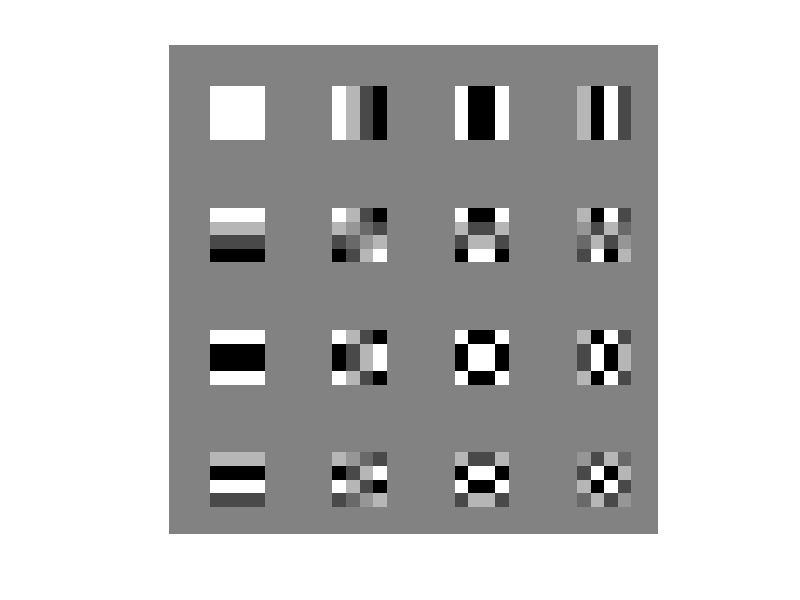
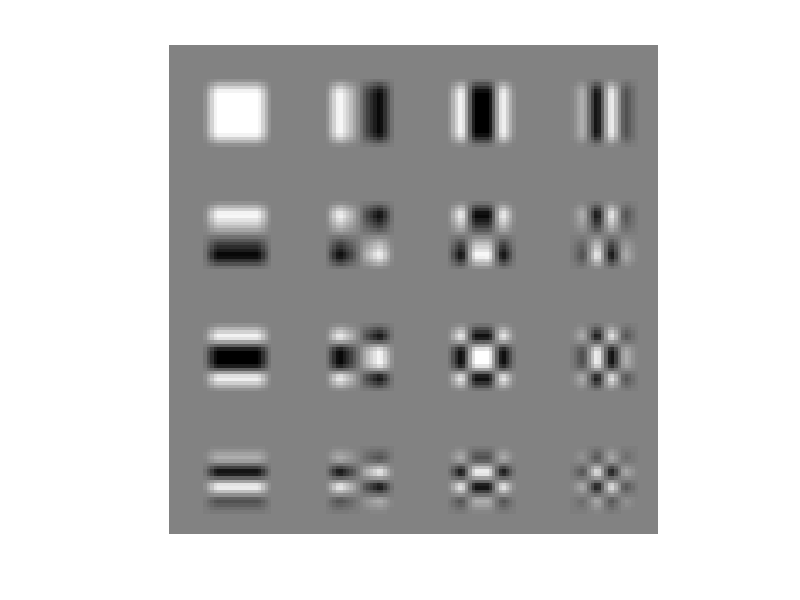

The MATLAB source for these figures, in order:
%

N = 4;

A = dctmtx(N);
A = A';

offset = 5;


basisim = ones(N*(N+offset))*0.5;


B=zeros(N,N,N,N);
for i=1:N
 for j=1:N
   B(:,:,i,j)=A(:,i)*A(:,j)';
   %max(max(B(:,:,i,j)))-min(min(B(:,:,i,j)))   
 end; 
end;
 

for i=1:N
for j=1:N
minb = min(min(B(:,:,i,j)));
maxb = max(max(B(:,:,i,j)));
rangeb = maxb - minb;

if rangeb == 0
    minb =0;
    rangeb = maxb;
end;

imb = B(:,:,i,j) - minb;
imb = imb/rangeb;

iindex1 = (i-1)*N + i*offset-1;
iindex2 = iindex1 + N -1;

jindex1 = (j-1)*N + j*offset -1;
jindex2 = jindex1 + N -1;

basisim(iindex1: iindex2, jindex1:jindex2) = imb;
end;
end;


figure(1)
imshow(basisim)

figure(2)
dispbasisim = imresize(basisim,4,'bilinear');
imshow(dispbasisim);